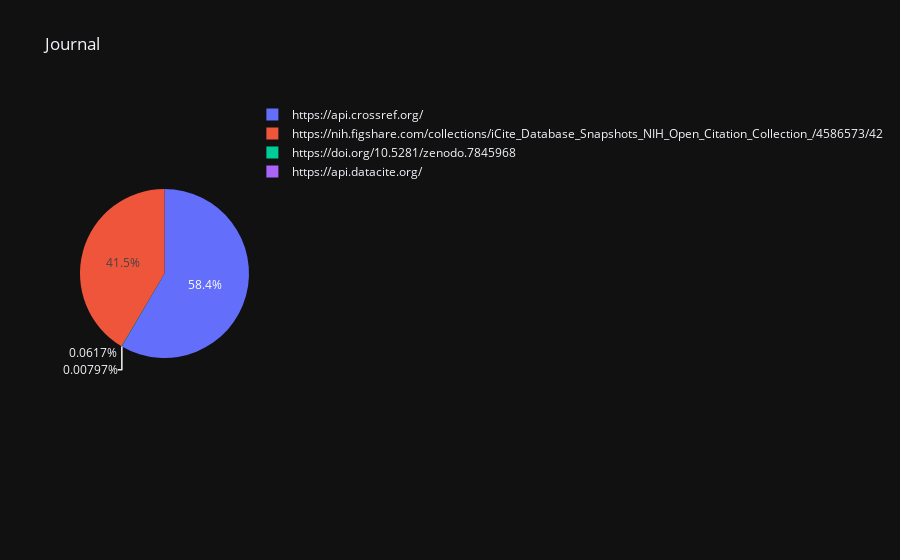

The notebook cell saved with this chart:
### Code cell
visualize_sources_proportion(sorted_res['journal'], 'Journal')

### Figure 1 — Plotly figure (JSON) as saved in the notebook; plotly's stock layout.template omitted (floating-point values rounded to 4 significant figures)
{"data": [{"domain": {"x": [0.0, 1.0], "y": [0.0, 1.0]}, "hovertemplate": "label=%{label}<br>value=%{value}<extra></extra>", "labels": ["https://api.crossref.org/", "https://nih.figshare.com/collections/iCite_Database_Snapshots_NIH_Open_Citation_Collection_/4586573/42", "https://doi.org/10.5281/zenodo.7845968", "https://api.datacite.org/"], "legendgroup": "", "name": "", "showlegend": true, "values": [58659, 41686, 62, 8], "type": "pie"}], "layout": {"legend": {"tracegroupgap": 0}, "title": {"text": "Journal"}}}
